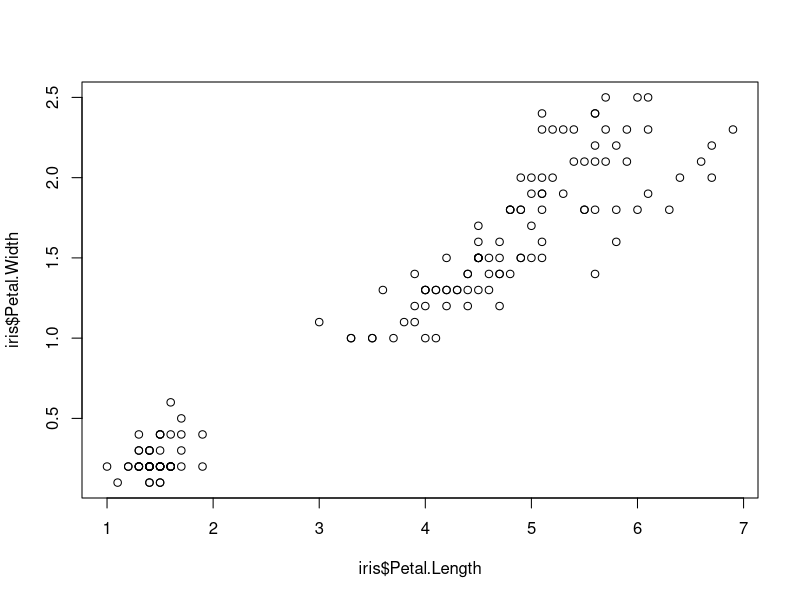
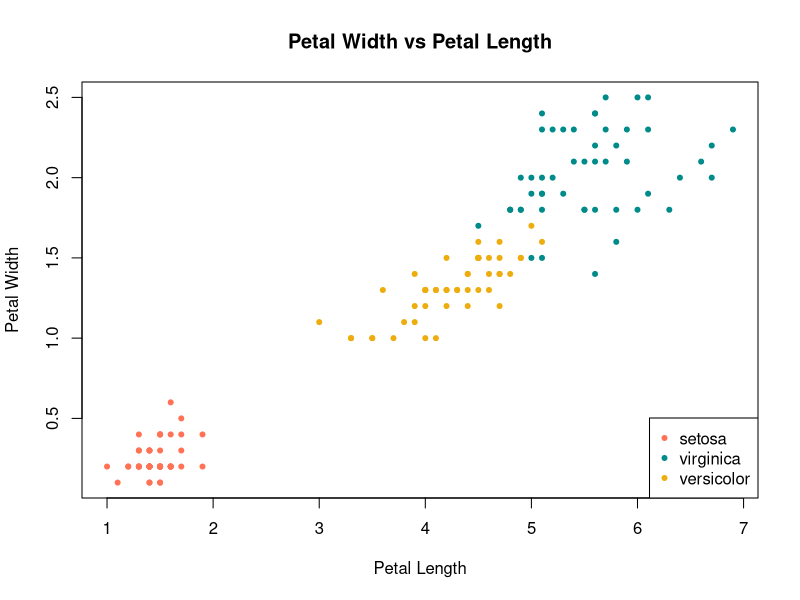
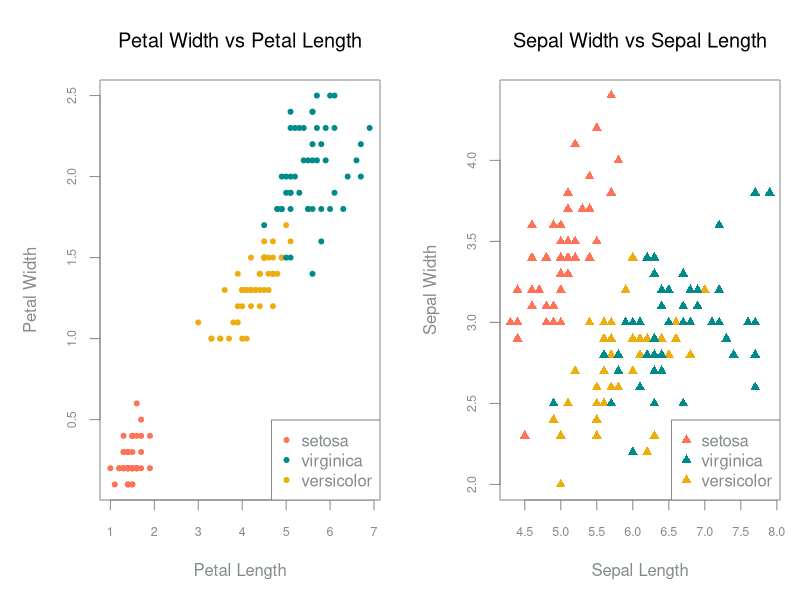
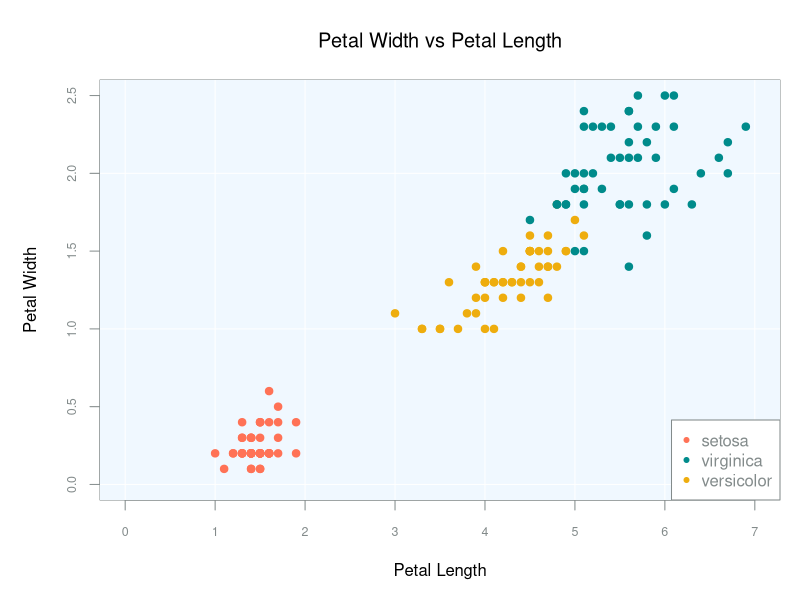
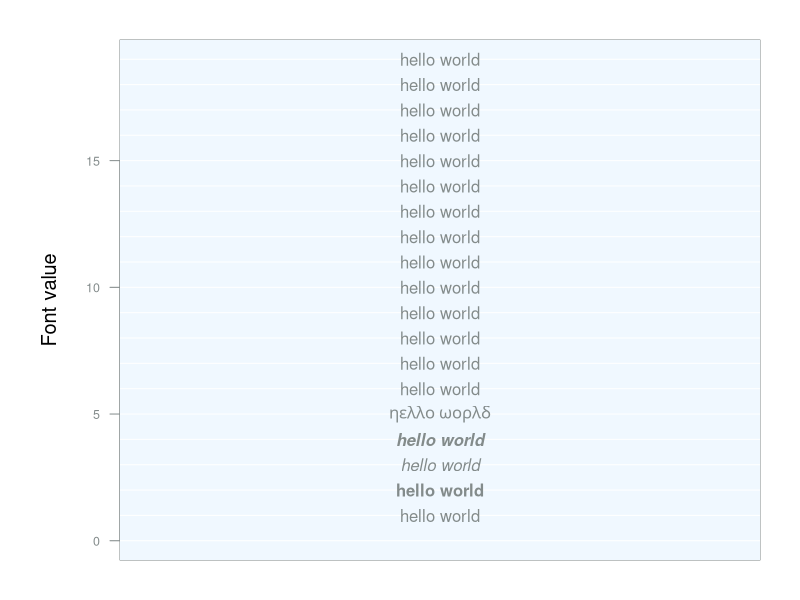

The R script that drew these images, in order:

## Graph 1, simple xy scatterplot
    plot (iris$Petal.Length,iris$Petal.Width)

## Graph 2

  ##Plot showing species subsets (right)
    plot(iris$Petal.Length, iris$Petal.Width, 
      xlab = "Petal Length",
      ylab = "Petal Width",
      main = "Petal Width vs Petal Length",
      pch = 20,
      col=ifelse(iris$Species == "setosa","coral1", 
                ifelse(iris$Species == "virginica","cyan4", 
                       ifelse(iris$Species ==  "versicolor",
                              "darkgoldenrod2", "grey"))))
  ##legend
    legend("bottomright", c("setosa","virginica", "versicolor"),
       col = c("coral1","cyan4", "darkgoldenrod2"), pch=20)



## Graph #3
    ##global settings
      par(mfrow = c(1,2), mar = c(5,5,4,1),font = 7,font.axis = 7, 
          fg = "azure4",  col.axis = "azure4", cex.axis = .75)

    ## First plot: petal length vs width
    plot(iris$Petal.Length, iris$Petal.Width, 
        xlab = "Petal Length", 
        ylab = "Petal Width", 
        font.lab = 7,
        col.lab = "azure4",
        main = "Petal Width vs Petal Length",
        font.main = 7,
        col.main = "black",
        pch = 20,
        col=ifelse(iris$Species == "setosa","coral1", 
                ifelse(iris$Species == "virginica","cyan4", 
                       ifelse(iris$Species ==  "versicolor",
                              "darkgoldenrod2", "grey"))))
    ##legend
      legend("bottomright", c("setosa","virginica", "versicolor"),
       col = c("coral1","cyan4", "darkgoldenrod2"), pch=20)
  
    ##Second plot: Sepal width vs length
    plot(iris$Sepal.Length, iris$Sepal.Width, 
        xlab = "Sepal Length",
        ylab = "Sepal Width",
        font.lab = 7,
        col.lab = "azure4",
        main = "Sepal Width vs Sepal Length",
        font.main=7,
        col.main = "black",
        pch = 17,
        col=ifelse(iris$Species == "setosa","coral1", 
                ifelse(iris$Species == "virginica","cyan4", 
                       ifelse(iris$Species ==  "versicolor",
                              "darkgoldenrod2", "grey"))))
    ##legend
      legend("bottomright", c("setosa","virginica", "versicolor"),
          col = c("coral1","cyan4", "darkgoldenrod2"), pch=17)


## Graph #4 
  
  ##global parameters
  par(mfrow = c(1,1), mar = c(5,5,4,1),font = 7,font.axis = 7,
    fg = "azure4",  col.axis = "azure4", cex.axis = .75) 
  
  ## Create the empty plot
    plot(NULL, ylim=c(0,2.5),xlim=c(0,7), 
      xlab = "Petal Length", 
      ylab = "Petal Width", 
      font.lab = 7,
      main = "Petal Width vs Petal Length",
      font.main = 7,
      col.main = "black",)
 
  ## Add the background color
  abline(v = 0:7, col = "aliceblue", lwd = 200)
  abline(v = 0:7, col = "white")
  abline(h=0:2.5, col = "white")
  
  ## Add the data points
    points(iris$Petal.Length, iris$Petal.Width, 
       pch = 20,
       cex = 1.5,
       col=ifelse(iris$Species == "setosa","coral1", 
                  ifelse(iris$Species == "virginica","cyan4", 
                         ifelse(iris$Species ==  "versicolor",
                                "darkgoldenrod2", "grey"))))
  ##legend
  legend("bottomright", c("setosa","virginica", "versicolor"),
       col = c("coral1","cyan4", "darkgoldenrod2"), pch=20)





##Graph of font values
  
  ##create empty plot
  par(mar=c(2,6,2,2) )
  plot(NULL, xaxt="n", ylim = c(0,19), xlim= c(0,2), 
     las=1, font.lab = 1, cex.lab = 1.2,  
     ylab = "Font value", xlab = "")
  ##create background
  abline(v = 0:2, col = "aliceblue", lwd = 300)
  abline(h=0:19, col = "white")

  ##print "hello world" for each font value, 1 - 19
  for( i in 1:19){
    text(1,i, "hello world", font =i)
    par(new = TRUE)
  }